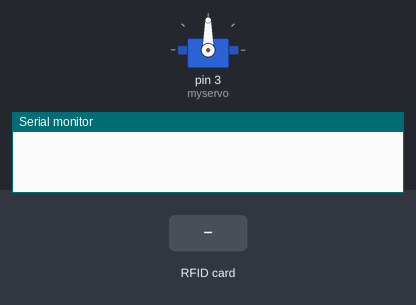
Bench run of a sketch on a simulated Arduino Uno, built with avr-gcc and run on an emulated ATmega328P. Shown: servo, the last lines printed to the serial monitor. The inputs (shaded band) are chosen by the test bench. Random numbers use the default seed unless the sketch sets one.

Above: at 4.2 s.
4.3 s: RFID card 5E 7A 19 C4 held to the reader
At 4.8 s:
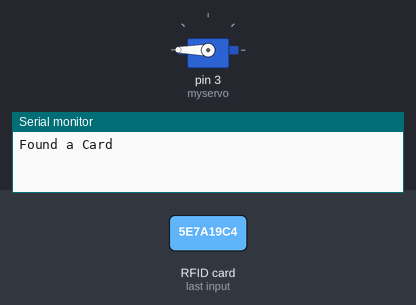
Timing chart, 0 to 7.3 s (numbered marks = the images above; inputs shaded):
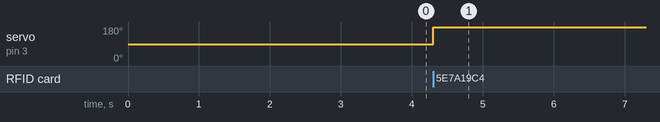

The sketch:

RFIDContinuosServoRandom.ino
```cpp
// used this library for rfid.... https://github.com/ArcaEgeCengiz/RFID

#include <Servo.h>

#include <SPI.h>
#include <RFID.h>


RFID rfid(10, 9);

boolean card;

Servo myservo;  // create servo object to control a servo
// twelve servo objects can be created on most boards

int pos = 0;    // variable to store the servo position


void setup() {
  Serial.begin(9600);
  SPI.begin();
  rfid.init();

  delay(3000); // sanity delay

  myservo.attach(3);  // attaches the servo on pin 9 to the servo object
}

void loop() {


  if (rfid.isCard())
  {

      Serial.println("Found a Card");
      servoRun();

      rfid.halt();
  }
  else
  {
    // No card Found...
    myservo.detach();
  }

}

// Servo will run at full speed for a random amount of time between 2 and 5 seconds
void servoRun() {
  myservo.attach(3);

  int randNum = random(2000, 5000);

 // Servo spins forward at full speed for 1 second.
  myservo.write(180);
  delay(randNum);
  // Servo is stationary for 1 second.
//  myservo.write(90);
//  delay(1000);
//  // Servo spins in reverse at full speed for 1 second.
//  myservo.write(0);
//  delay(1000);
//  // Servo is stationary for 1 second.
//  myservo.write(90);
//  delay(1000);

}
```

Measured:
- after the input at 4.3 s, servo on pin 3 (myservo): 90° → 180° at once
